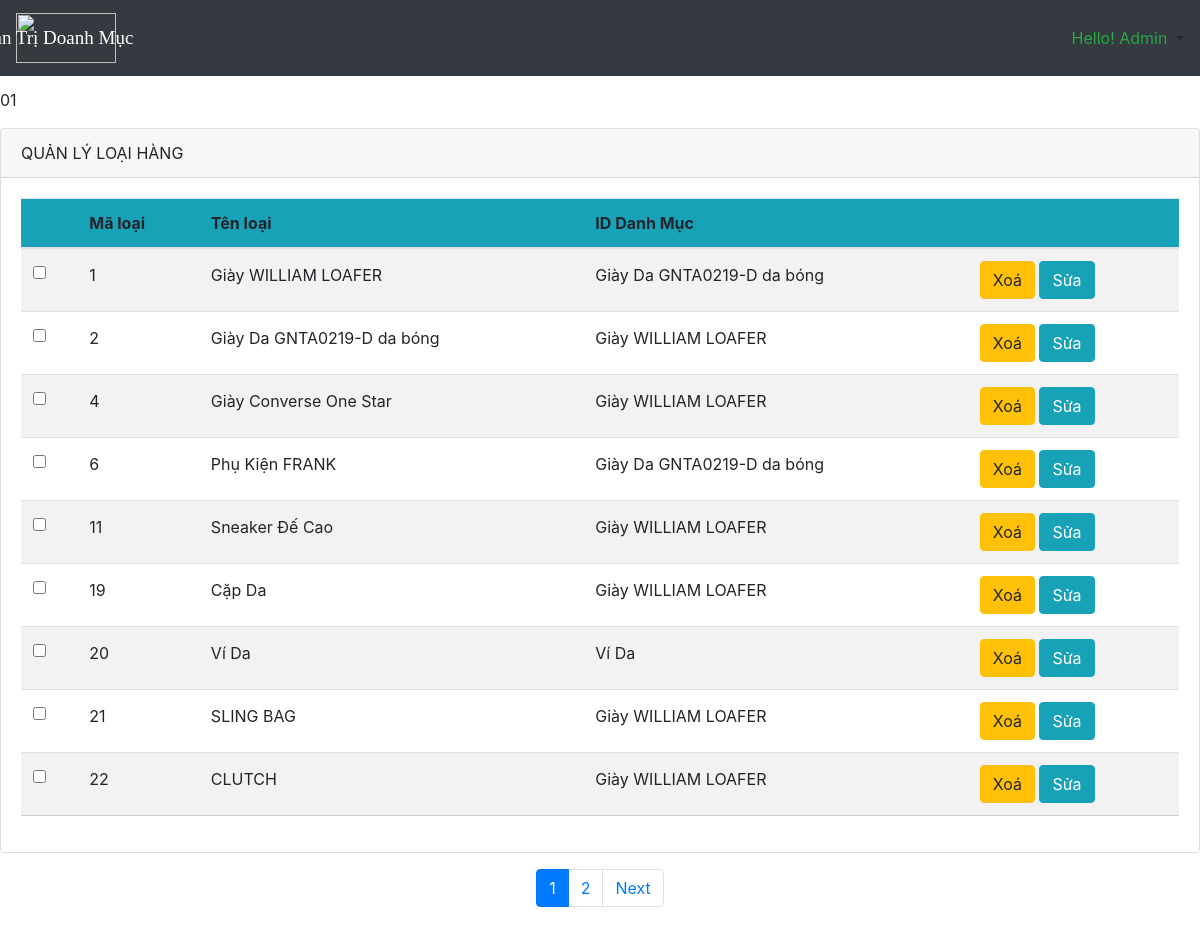
/vi-vn/index.php?action=loaisp&act=sanpham_admin (signed in), run on the app's committed database.
### tables this page shows
CREATE TABLE `loai` (
  `MaLoai` int(11) NOT NULL,
  `TenLoai` varchar(100) NOT NULL,
  `id_danhmuc` int(11) DEFAULT NULL
);

CREATE TABLE `danhmucsanpham` (
  `id` int(11) NOT NULL,
  `tendanhmuc` varchar(100) NOT NULL
);

### vi-vn/Model/page.php (called while the page is built)
<?php
        class page{
            function getTotalPage($count,$limit){
                $page=$count%$limit?ceil($count/$limit):$count/$limit;
                return $page;
            }
            function getStart($currentPage,$limit){
                if(!isset($_GET['page']) || $currentPage==1){
                    $start=0;
                }else{
                    $start=($currentPage-1)*$limit;
                }
                return $start;
            }
        }
?>

### vi-vn/Model/connect.php (called while the page is built, shortened)
<?php
    class connect{
        var $db=null;
        public function __construct(){
            $dsn="mysql:host=localhost;dbname=sitebanhang";
            $user="root";
            $pass="";
            try{
                $this->db= new PDO($dsn,$user,$pass,array(PDO::MYSQL_ATTR_INIT_COMMAND=>"SET NAMES utf8"));
            }catch(\Throwable $th){
                echo "That Bai";
            }
        }
        public function getlist($select){
          return $result=$this->db->query($select);
        }
        public function getctsp($select){
            return $result=$this->db->query($select);
        }
    }
?>

### vi-vn/Model/sanpham_admin.php (called while the page is built, shortened)
<?php
class sanpham_admin{
    public function getLoaiSp($start,$limit){
        $db =  new connect();
        $query="select * from loai limit $start,$limit";
       $kq= $db->getlist($query);
        return $kq;
    }
    public function getAllLoaiSp(){
        $db = new connect();
        $select ="SELECT * from loai ";
        return $db->getList($select);
    }
    public function getNameDm($iddm){
        $db= new connect();
        $select="select tendanhmuc from danhmucsanpham where id=$iddm";
        $kq= $db->getctsp($select);
        return $kq->fetch();
    }
}
?>

### vi-vn/View/Admin/editloaisanpham.php (the view, shortened to what this page needs)
<?php
$ad = new sanpham_admin();
$count = $ad->getAllLoaiSp()->rowCount();
$limit=9;
$pg = new page();
$page = $pg->getTotalPage($count,$limit);
$currentPage=isset($_GET['page'])?$_GET['page']:1;
$start=$pg->getStart($currentPage,$limit);
echo $start;
echo $currentPage;
?>
<form name="frmloaihang" action="" method="post">
  <div class="card mt-3">
    <div class="card-header">
      QUẢN LÝ LOẠI HÀNG
    </div>
    <div class="card-body">
      <table class="table table-striped table">
        <thead>
          <tr class="bg-info">
            <th scope="col"></th>
            <th scope="col">Mã loại</th>
            <th scope="col">Tên loại</th>
            <th scope="col">ID Danh Mục</th>
            <th scope="col"></th>
          </tr>
        </thead>
        <tbody>
              <?php
              $kq = $ad ->getLoaiSp($start,$limit);
              while($row=$kq->fetch()):
               ?>
                    <tr>
                      <th scope="row"><input type="checkbox" id="chonX" name="chonX" value=""></th>
                      <td><?php echo $row['MaLoai'] ?></td>
                      <td><?php echo $row['TenLoai']; ?></td>
                      <td><?php
                      $dm = new sanpham_admin();
                      $set=$dm->getNameDm($row['id_danhmuc']);
                      echo $set['tendanhmuc'];
                      ?></td>
                      <td>
                        <a href="index.php?act=sanpham_admin&action=xoaloaisp&idloai=<?php echo $row['MaLoai'];?>" class="btn btn-warning">Xoá</a>
                        <a href="index.php?act=sanpham_admin&action=updateloaisp&type=update&idloai=<?php echo $row['MaLoai'];?>" class="btn btn-info">Sửa</a>
                      </td>
                    </tr>
                    <?php  endwhile;?>
        </tbody>
      </table>
    </div>
  </div>
</form>
<nav aria-label="Page navigation example">
  <ul class="pagination d-flex justify-content-center mt-3 mb-5">
    <?php
        for($i=1;$i<=$page;$i++):
     ?>
        <?php
        if($i!=$currentPage){
        ?>
         <?php
        if($i>$currentPage-5&&$i<$currentPage+5){
     ?>
    <li class="page-item"><a class="page-link" href="index.php?act=sanpham_admin&action=loaisp&page=<?php echo $i;?>"><?php echo $i; ?></a></li>
    <?php };?>
    <?php
        }else{
    ?>
    <li class="page-item active"><a class="page-link" href="index.php?act=sanpham_admin&action=loaisp&page=<?php echo $i;?>"><?php echo $i; ?></a></li>
    <?php }?>
    <?php endfor?>
    <?php
        if($currentPage<$page):
    ?>
    <li class="page-item"><a class="page-link" href="index.php?act=sanpham_admin&action=loaisp&page=<?php echo $currentPage+1?>">Next</a></li>
            <?php  endif;?>
  </ul>
</nav>

### vi-vn/View/Chitiet_sanpham/ctsp.css (style rules this page uses)
tr { border-bottom: 1px solid #ccc; }
td { line-height:1.8; }

### data on the page
loai: MaLoai "1", TenLoai "Giày WILLIAM LOAFER", danhmucsanpham.tendanhmuc "Giày Da GNTA0219-D da bóng"
loai: MaLoai "2", TenLoai "Giày Da GNTA0219-D da bóng", danhmucsanpham.tendanhmuc "Giày WILLIAM LOAFER"
loai: MaLoai "4", TenLoai "Giày Converse One Star", danhmucsanpham.tendanhmuc "Giày WILLIAM LOAFER"
loai: MaLoai "6", TenLoai "Phụ Kiện FRANK", danhmucsanpham.tendanhmuc "Giày Da GNTA0219-D da bóng"
loai: MaLoai "11", TenLoai "Sneaker Đế Cao", danhmucsanpham.tendanhmuc "Giày WILLIAM LOAFER"
loai: MaLoai "19", TenLoai "Cặp Da", danhmucsanpham.tendanhmuc "Giày WILLIAM LOAFER"
loai: MaLoai "20", TenLoai "Ví Da", danhmucsanpham.tendanhmuc "Ví Da"
loai: MaLoai "21", TenLoai "SLING BAG", danhmucsanpham.tendanhmuc "Giày WILLIAM LOAFER"
loai: MaLoai "22", TenLoai "CLUTCH", danhmucsanpham.tendanhmuc "Giày WILLIAM LOAFER"

### other printed values
$_SESSION['admin_name'] "Admin"
$start "0"
$currentPage "1"
